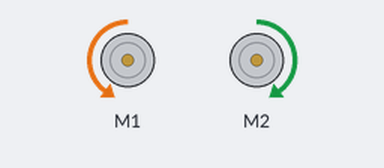
Bench run of a sketch on a simulated Arduino Uno, built with avr-gcc and run on an emulated ATmega328P. Parts: 2 × DC motor (green arrow = forward, orange = backward, longer = faster).

Above: at 1.0 s.
At 5.6 s:
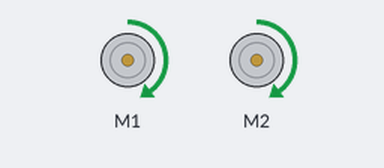
At 9.3 s:
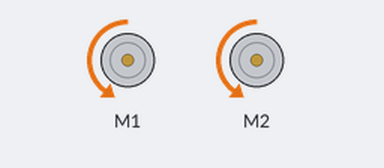
Timing chart, 0 to 13.5 s (numbered marks = the images above):
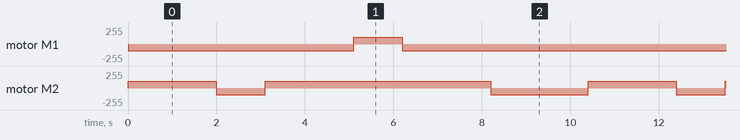

The sketch:

DCMotorDriverTest.ino
```cpp
// (licence header left out)
// To be determined:
// TIMEDELAY
// TIMETURN
// TIMEGRID

// delay for how often position is checked
// should be a factor of TIMEGRID
#define TIMEDELAY 500
#define TIMETURN 1100 // time needed for mBot to turn 90 deg
#define TIMEGRID 2000 // time needed to travel 1 grid

#include "MeMCore.h"

MeDCMotor leftWheel(M1);

MeDCMotor rightWheel(M2);

uint8_t motorSpeed = 100;
// no. of TIMEDELAY cycles to travel 1 grid
int delayGrid = TIMEGRID/TIMEDELAY;


void setup()
{
}

void loop()
{
  forwardGrid();
  turnRight();
  forwardGrid();
  turnLeft();
  forwardGrid();
  uTurn();

}

void forward() {
  leftWheel.run(-motorSpeed);
  rightWheel.run(+motorSpeed);
  delay(TIMEDELAY);
}

void forwardGrid() {
  for (int i=0; i<delayGrid;i++){
    forward();
  }
}

void turnRight() {
  leftWheel.run(-motorSpeed);
  rightWheel.run(-motorSpeed);
  delay(TIMETURN);
}

void turnLeft() {
  leftWheel.run(motorSpeed);
  rightWheel.run(motorSpeed);
  delay(TIMETURN);
}

void uTurn() {
  turnRight();
  turnRight();
}
```

Measured:
- by itself, motor M1: repeats every 10.4 s: forward 100/255 1.1 s, backward 100/255 9.3 s
- by itself, motor M2: repeats every 10.4 s: backward 100/255 1.1 s, forward 100/255 5.1 s, backward 100/255 2.2 s, forward 100/255 2.0 s
